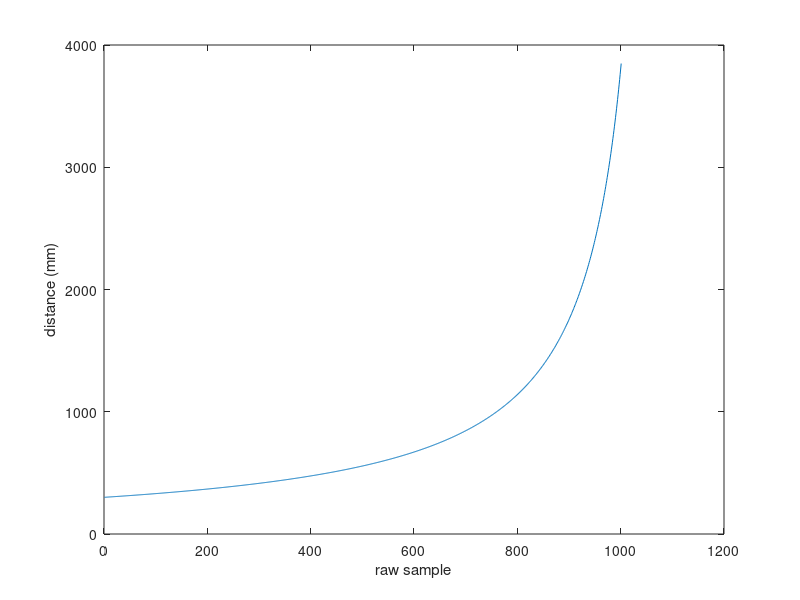
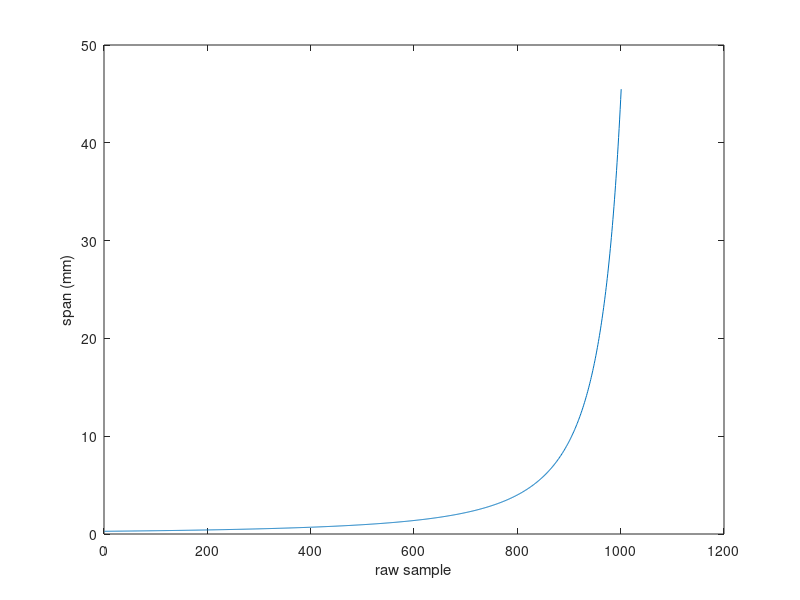
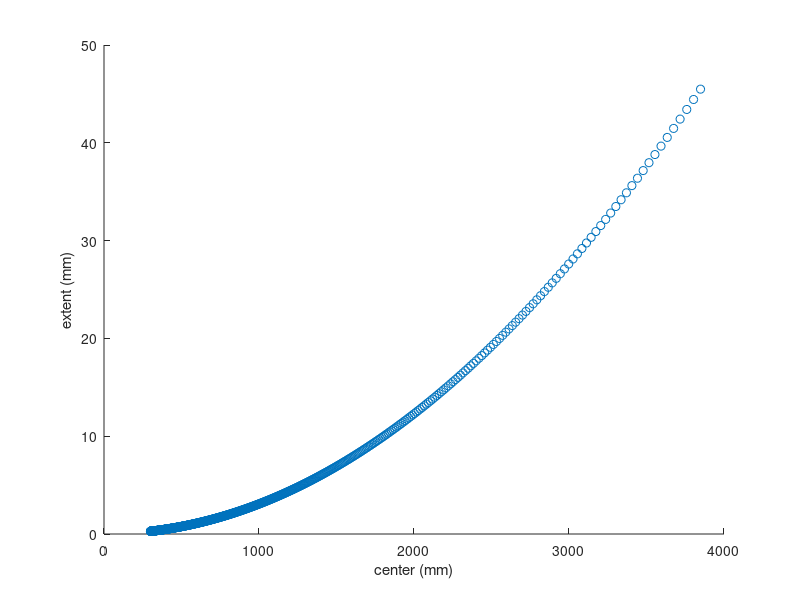

The MATLAB source for these figures, in order:

Z = 0:1000; % < 2047
Zt = @(z_d) 0.1236 * tan(z_d / 2842.5 + 1.1863);
Zl = @(z_d) 1 ./ (z_d * -0.0030711016 + 3.3309495161);
z_l = Zl(Z);
e_l = [Zl(Z+0.5)-Zl(Z-0.5)];
c_l = [Zl(Z+0.5)+Zl(Z-0.5)]*0.5;
figure(1)
plot(z_l*1000)
xlabel('raw sample')
ylabel('distance (mm)');
figure(2)
plot(e_l*1000)
xlabel('raw sample')
ylabel('span (mm)');
figure(3)
SS = e_l*1000;
scatter(c_l*1000,e_l*1000)
xlabel('center (mm)');
ylabel('extent (mm)');

% 
% scatter(X,Y,S,'s')
% xlabel('raw sample')
% ylabel('center (mm)');
% currentunits = get(gca,'Units');
% set(gca, 'Units', 'Points');
% axpos = get(gca,'Position');
% set(gca, 'Units', currentunits);
% marker_rel=5;
% markerSize =  SS / diff(ylim)*axpos(4);
% set(get(gca, 'children'), 'sizedata', markerSize);

